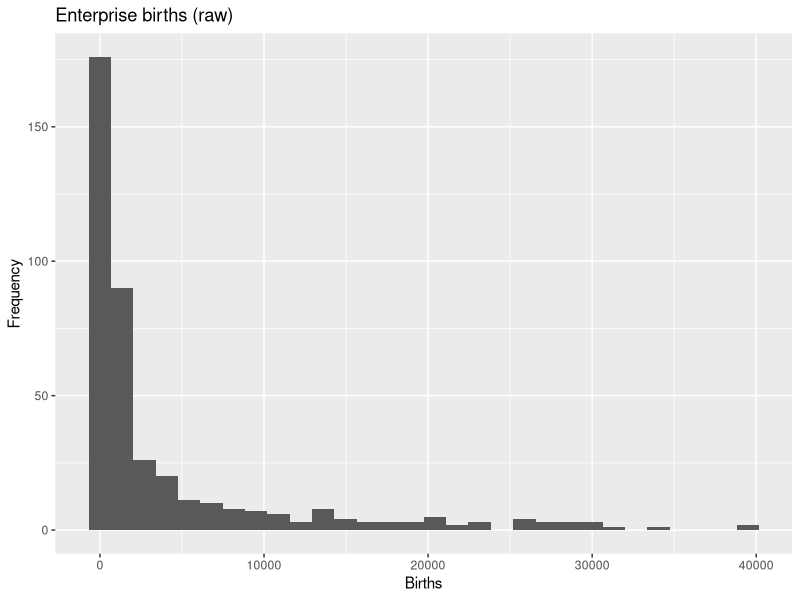
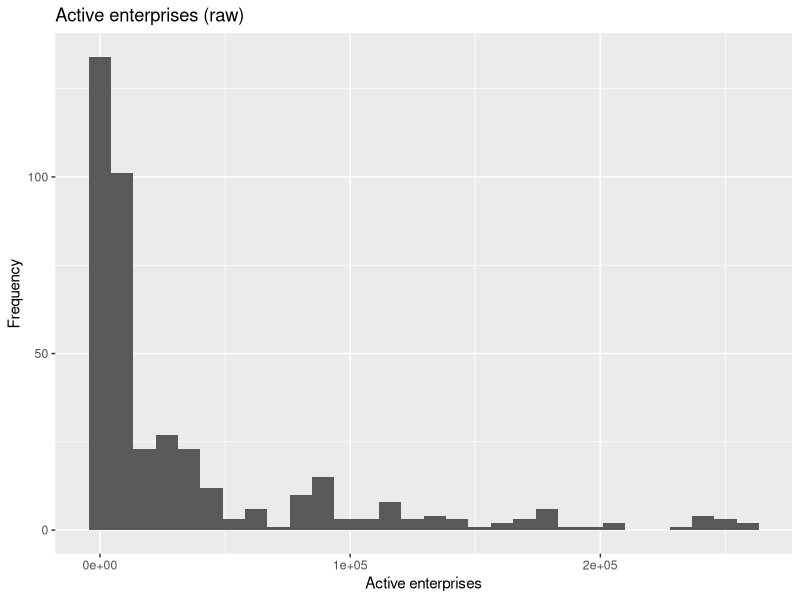
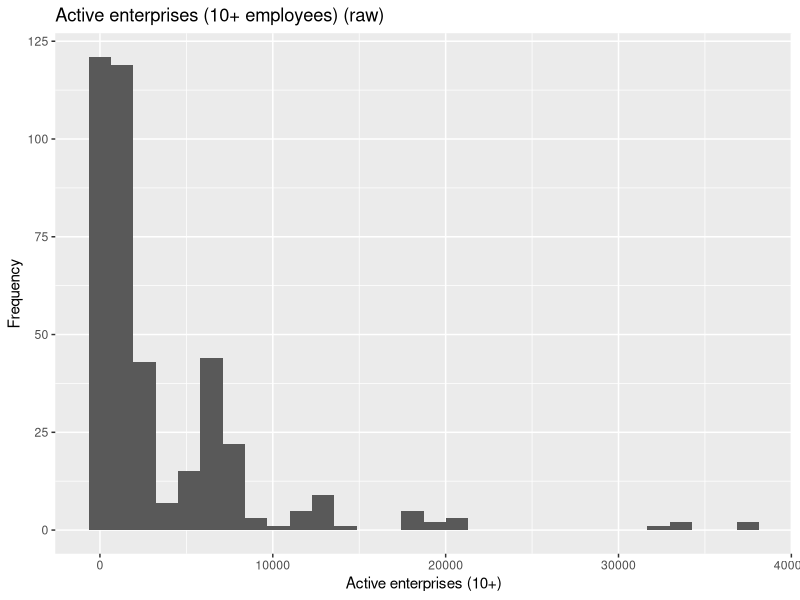
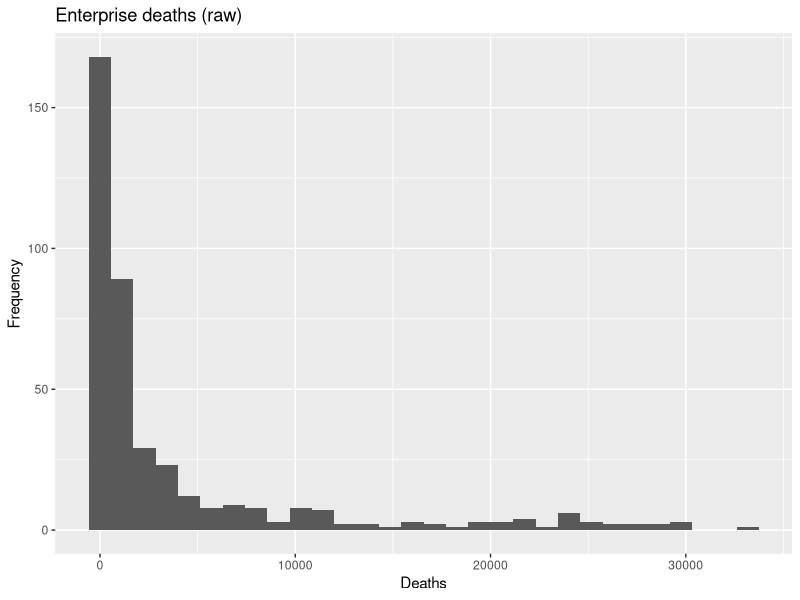
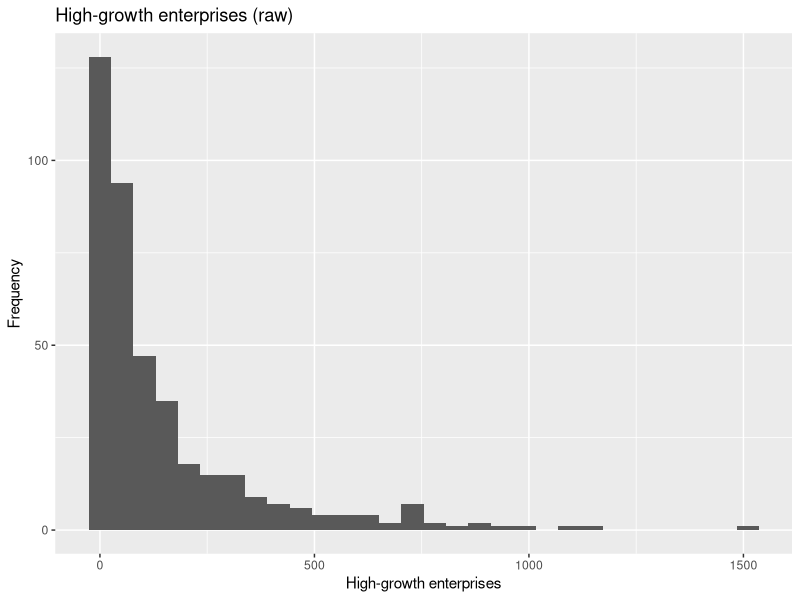
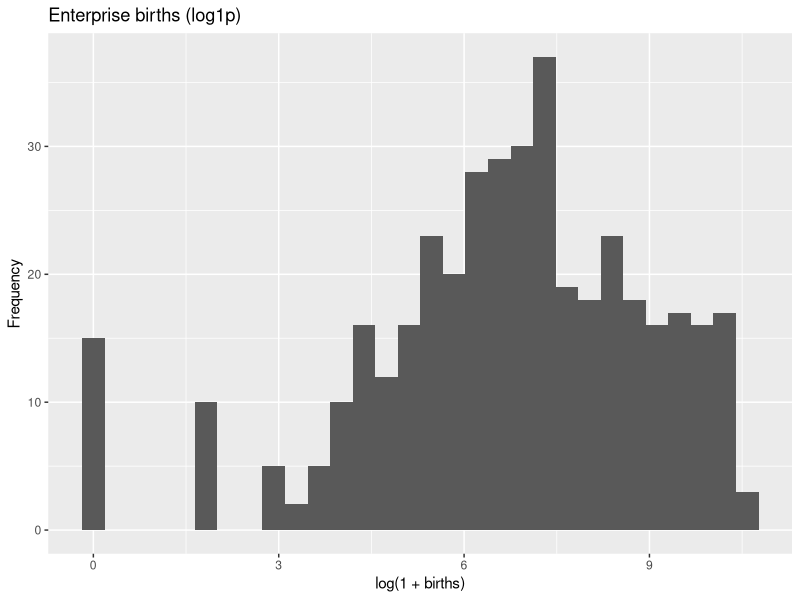
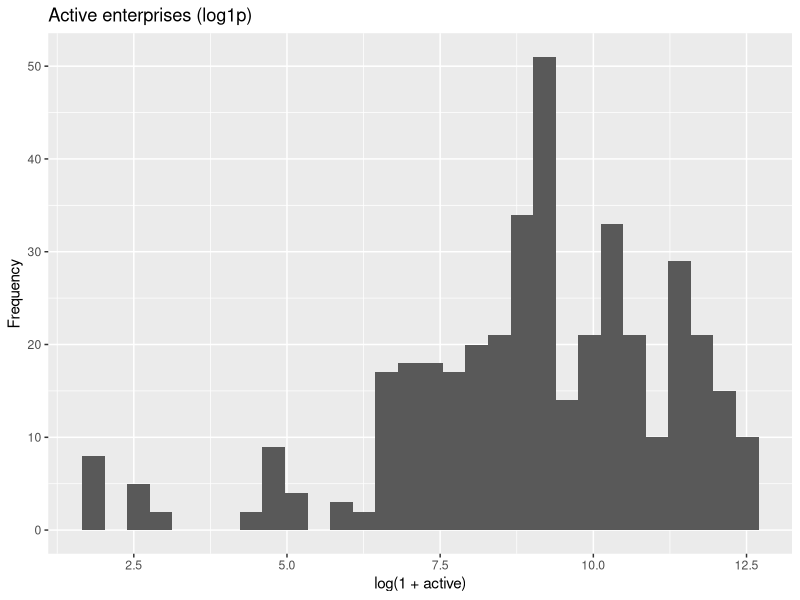
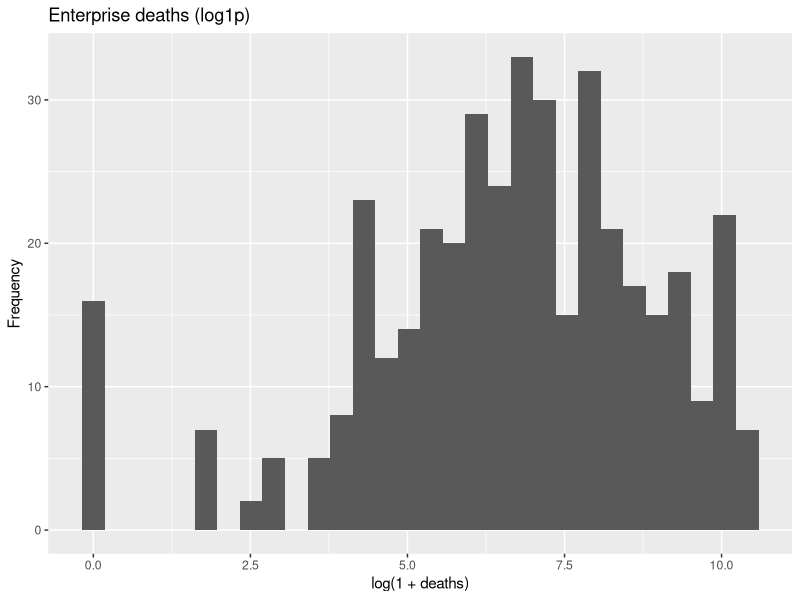

Generate these figures, in order, with R:

# RQ1:
# How do enterprise births vary across UK industries between 2019 and 2023, 
# and how are these differences associated with industry size, 
# enterprise survival, and high-growth activity?
# Output: Figures saved to ./Outputs/Visuals/


library(tidyverse)
library(scales)
library(corrplot)


if (!dir.exists("./Outputs/Visuals")) dir.create("./Outputs/Visuals", recursive = TRUE)


# Load data 
master_panel <- read_csv(
  "./Dataset/Final_Master_Datasets/master_panel_industry_characteristics_2019_2023.csv"
)

# Quick data audit (structure + missingness)
glimpse(master_panel)
summary(master_panel)
colSums(is.na(master_panel))


# Ensure consistent types for grouping and labels
master_panel <- master_panel %>%
  mutate(
    year = as.integer(year),
    industry_code = as.factor(industry_code),
    industry_name = as.character(industry_name)  # keep for labels or plots
    
  )

# Structure check
master_panel %>%
  summarise(
    n_rows = n(),
    n_industries = n_distinct(industry_code),
    years = paste(sort(unique(year)), collapse = ", ")
  )

# Create EDA features (raw + transformed) 
# Keep raw variables for interpretation and log1p versions for skewed counts
eda <- master_panel %>%
  mutate(
    industry_name_wrapped = stringr::str_wrap(as.character(industry_name), width = 28),
    births = births_of_new_enterprises,
    active = active_enterprises,
    active_10plus = active_enterprises_10plus_employees,
    deaths = deaths_of_new_enterprises,
    high_growth = high_growth_enterprises,
    survival_1yr = percent_of_1_year,
    survival_2yr = percent_of_2_year,
    survival_3yr = percent_of_3_year,
    survival_4yr = percent_of_4_year,
    survival_5yr = percent_of_5_year,
    
    # Births per 1,000 active enterprises (controls for industry size)
    birth_intensity = if_else(
      active > 0,
      (births / active) * 1000,
      NA_real_
    ),
    log_births = log1p(births),
    log_active = log1p(active),
    log_active_10plus = log1p(active_10plus),
    log_deaths = log1p(deaths),
    log_high_growth = log1p(high_growth)
    )


# Raw distributions
p_births_raw <- ggplot(eda, aes(births)) +
  geom_histogram(bins = 30) +
  labs(title = "Enterprise births (raw)", x = "Births", y = "Frequency")


# Figure 2.Distribution of enterprise births across UK industries (2019–2023). 
p_births_raw
ggsave("./Outputs/Visuals/RQ1_births_raw_distribution.png", p_births_raw, width = 8, height = 5, dpi = 300)


p_active_raw <- ggplot(eda, aes(active)) +
  geom_histogram(bins = 30) +
  labs(title = "Active enterprises (raw)", x = "Active enterprises", y = "Frequency")

# Figure 3.Distribution of active enterprises across UK industries (2019–2023). 
p_active_raw
ggsave("./Outputs/Visuals/RQ1_active_enterprises_raw_distribution.png", p_active_raw, width = 8, height = 5, dpi = 300)


p_active_10plus_raw <- ggplot(eda, aes(active_10plus)) +
  geom_histogram(bins = 30) +
  labs(title = "Active enterprises (10+ employees) (raw)",
       x = "Active enterprises (10+)", y = "Frequency")


p_active_10plus_raw
ggsave("./Outputs/Visuals/RQ1_active_enterprises_10plus_raw_distribution.png", p_active_10plus_raw, width = 8, height = 5, dpi = 300)


p_deaths_raw <- ggplot(eda, aes(deaths)) +
  geom_histogram(bins = 30) +
  labs(title = "Enterprise deaths (raw)", x = "Deaths", y = "Frequency")


# Figure 4.Distribution of enterprise deaths across UK industries (2019–2023). 
p_deaths_raw
ggsave("./Outputs/Visuals/RQ1_deaths_raw_distribution.png", p_deaths_raw, width = 8, height = 5, dpi = 300)



p_hg_raw <- ggplot(eda, aes(high_growth)) +
  geom_histogram(bins = 30) +
  labs(title = "High-growth enterprises (raw)", x = "High-growth enterprises", y = "Frequency")

# Figure 5.Distribution of high-growth enterprises across UK industries (2019–2023). 
p_hg_raw
ggsave("./Outputs/Visuals/RQ1_high_growth_raw_distribution.png", p_hg_raw , width = 8, height = 5, dpi = 300)


# Log-transformed distributions (skew reduction)
p_births_log <- ggplot(eda, aes(log_births)) +
  geom_histogram(bins = 30) +
  labs(title = "Enterprise births (log1p)", x = "log(1 + births)", y = "Frequency")

# Figure 6.Distribution of enterprise births after log(1+x) transformation (2019–2023).
p_births_log 
ggsave("./Outputs/Visuals/RQ1_births_log_distribution.png", p_births_log, width = 8, height = 5, dpi = 300)


p_active_log <- ggplot(eda, aes(log_active)) +
  geom_histogram(bins = 30) +
  labs(title = "Active enterprises (log1p)", x = "log(1 + active)", y = "Frequency")


# Figure 7.Distribution of active enterprises after log(1+x) transformation (2019–2023). 
p_active_log 
ggsave("./Outputs/Visuals/RQ1_active_log_distribution.png", p_active_log, width = 8, height = 5, dpi = 300)


p_deaths_log <- ggplot(eda, aes(log_deaths)) +
  geom_histogram(bins = 30) +
  labs(title = "Enterprise deaths (log1p)", x = "log(1 + deaths)", y = "Frequency")

# Figure 8.Distribution of enterprise deaths after log(1+x) transformation (2019–2023). 
p_deaths_log 
ggsave("./Outputs/Visuals/RQ1_deaths_log_distribution.png", p_deaths_log, width = 8, height = 5, dpi = 300)



p_active_10plus_log <- ggplot(eda, aes(log_active_10plus)) +
  geom_histogram(bins = 30) +
  labs(title = "Active enterprises with 10+ employees (log1p)", x = "log(1 + active_10plus)", y = "Frequency")

p_active_10plus_log 
ggsave("./Outputs/Visuals/RQ1_active_10plus_log_distribution.png", p_active_10plus_log, width = 8, height = 5, dpi = 300)


p_high_growth_log <- ggplot(eda, aes(log_high_growth)) +
  geom_histogram(bins = 30) +
  labs(title = "High-growth enterprises (log1p)", x = "log(1 + high-growth)", y = "Frequency")


# Figure 9.Distribution of high-growth enterprises after log(1+x) transformation (2019–2023). 
p_high_growth_log 
ggsave("./Outputs/Visuals/RQ1_high_growth_log_distribution.png", p_high_growth_log, width = 8, height = 5, dpi = 300)


# Size-adjusted entry : Birth intensity 
# Figure 10.Average number of enterprise births per 1,000 active enterprises across UK industries, 2019–2023. 

p_birth_intensity_time <- eda %>%
  group_by(year) %>%
  summarise(mean_birth_intensity = mean(birth_intensity, na.rm = TRUE),
            .groups = "drop") %>%
  ggplot(aes(year, mean_birth_intensity)) +
  geom_line() +
  geom_point() +
  labs(
    title = "Mean birth intensity over time (2019–2023)",
    x = "Year",
    y = "Mean births per 1,000 active enterprises"
  )

p_birth_intensity_time
ggsave("./Outputs/Visuals/RQ1_birth_intensity_over_time.png",
       p_birth_intensity_time, width = 8, height = 5, dpi = 300)


# Figure 12.Birth intensity over time for selected UK industries, 2019–2023. 

top_industries <- eda %>%
  group_by(industry_code) %>%
  summarise(total_births = sum(births, na.rm = TRUE), .groups = "drop") %>%
  arrange(desc(total_births)) %>%
  slice_head(n = 10) %>%
  pull(industry_code)

p_birth_intensity_top_industries <- eda %>%
  filter(industry_code %in% top_industries, is.finite(birth_intensity)) %>%
  group_by(year, industry_code, industry_name_wrapped) %>%
  summarise(mean_birth_intensity = mean(birth_intensity, na.rm = TRUE),
            .groups = "drop") %>%
  ggplot(aes(year, mean_birth_intensity, color = industry_name_wrapped)) +
  geom_line() +
  geom_point() +
  labs(
    title = "Birth intensity over time for top industries (2019–2023)",
    x = "Year",
    y = "Births per 1,000 active enterprises",
    color = "Industry"
  )

p_birth_intensity_top_industries
ggsave("./Outputs/Visuals/RQ1_birth_intensity_top_industries.png",
       p_birth_intensity_top_industries, width = 9, height = 6, dpi = 300)


# Industry comparisons (differences across industries) 
# Figure 11.Distribution of enterprise births across selected UK industries, 2019–2023. 

p_births_box_top <- eda %>%
  filter(industry_code %in% top_industries) %>%
  ggplot(aes(reorder(industry_name_wrapped, births, FUN = median), births)) +
  geom_boxplot() +
  coord_flip() +
  labs(
    title = "Distribution of births across top industries (2019–2023)",
    x = "Industry",
    y = "Births"
  )

p_births_box_top
ggsave("./Outputs/Visuals/RQ1_7_births_distribution_by_industry.png",
       p_births_box_top, width = 9, height = 6, dpi = 300)


# Associations (births vs size, survival, high-growth) 
# Scatterplots with trend lines
# These plots show patterns and they do not establish causality.

# Figure 13.Association between birth and industry size. 
p_births_vs_size <- ggplot(eda, aes(log_active, log_births)) +
  geom_point(alpha = 0.5) +
  geom_smooth(method = "lm", se = FALSE) +
  labs(
    title = "Association: births vs industry size",
    x = "log(1 + active enterprises)",
    y = "log(1 + births)"
  )

p_births_vs_size
ggsave("./Outputs/Visuals/RQ1_births_vs_industry_size.png",
       p_births_vs_size, width = 8, height = 5, dpi = 300)


# Figure 14.Association between births and high-growth enterprise activity.
p_births_vs_high_growth <- ggplot(eda, aes(log_high_growth, log_births)) +
  geom_point(alpha = 0.5) +
  geom_smooth(method = "lm", se = FALSE) +
  labs(
    title = "Association: births vs high-growth activity",
    x = "log(1 + high-growth enterprises)",
    y = "log(1 + births)"
  )

p_births_vs_high_growth
ggsave("./Outputs/Visuals/RQ1_births_vs_high_growth.png",
       p_births_vs_high_growth, width = 8, height = 5, dpi = 300)


# Figure 15.Association between birth and one-year survival rate.
p_births_vs_survival <- ggplot(eda, aes(survival_1yr, log_births)) +
  geom_point(alpha = 0.5) +
  geom_smooth(method = "lm", se = FALSE) +
  labs(
    title = "Association: births vs 1-year survival rate",
    x = "1-year survival (%)",
    y = "log(1 + births)"
  )

p_births_vs_survival
ggsave("./Outputs/Visuals/RQ1_births_vs_survival_1yr.png",
       p_births_vs_survival, width = 8, height = 5, dpi = 300)



p_births_vs_deaths <- ggplot(eda, aes(log_deaths, log_births)) +
  geom_point(alpha = 0.5) +
  geom_smooth(method = "lm", se = FALSE) +
  labs(
    title = "Association: births vs deaths (context for churn)",
    x = "log(1 + deaths)",
    y = "log(1 + births)"
  )

p_births_vs_deaths
ggsave("./Outputs/Visuals/RQ1_births_vs_deaths.png",
       p_births_vs_deaths, width = 8, height = 5, dpi = 300)



# Correlation analysis (feature selection justification) 

# Figure 16.Correlation between enterprise survival rates across time horizons. 
survival_only <- eda %>%
  select(survival_1yr, survival_2yr, survival_3yr, survival_4yr, survival_5yr)

survival_cor <- cor(survival_only, use = "pairwise.complete.obs")
round(survival_cor, 2)

png("./Outputs/Visuals/RQ1_survival_measures_correlation.png",
    width = 1200, height = 900, res = 150)

corrplot(
  survival_cor,
  method = "color",
  type = "upper",
  addCoef.col = "black",
  tl.col = "black",
  number.cex = 0.7
)

dev.off()

# Correlation among predictors (justifies dropping redundant predictors)

# Figure 17.Correlation matrix of key predictors used in modelling. 
predictor_corr <- eda %>%
  select(
    log_active,
    log_active_10plus,
    log_deaths,
    log_high_growth,
    survival_1yr
  )

pred_cor <- cor(predictor_corr, use = "pairwise.complete.obs")
round(pred_cor, 2)

png("./Outputs/Visuals/RQ1_predictor_correlation_matrix.png",
    width = 1200, height = 900, res = 150)

corrplot(
  pred_cor,
  method = "color",
  type = "upper",
  addCoef.col = "black",
  tl.col = "black",
  number.cex = 0.7
)

dev.off()

target_assoc <- eda %>%
  select(
    log_births,
    log_active,
    log_active_10plus,
    log_deaths,
    log_high_growth,
    survival_1yr
  )

round(cor(target_assoc, use = "pairwise.complete.obs"), 2)


